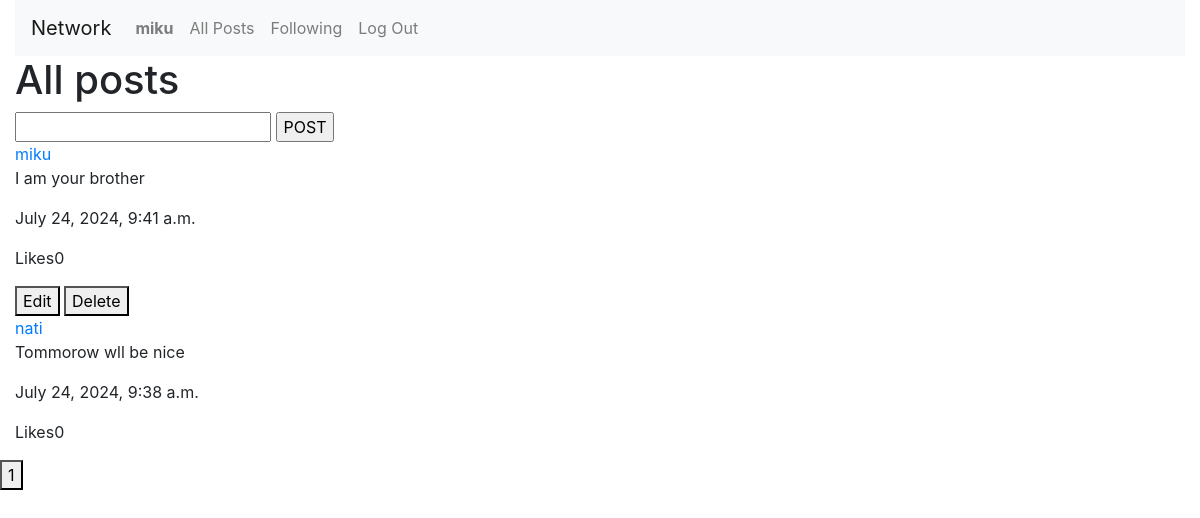
Screenshot of / (signed in) with the database file from the repository.
### network/models.py (models this page shows)
class User(AbstractUser):
    pass

class Publish(models.Model):
    user = models.ForeignKey(User, on_delete=models.CASCADE, related_name="userPublish")
    content = models.TextField()
    time = models.DateTimeField(auto_now_add=True)
    likes = models.IntegerField(default=0)

### network/views.py (the view)
# urls.py: path("", views.index, name="index"),
def index(request):
    published = Publish.objects.all().order_by('-time')
    if request.user.is_authenticated:
        if Profile.objects.filter(user=request.user).exists():
           request.session['profileSet'] = Profile.objects.get(user=request.user).profileSet
        else:
           return HttpResponseRedirect(reverse("profile"))
        if request.session['profileSet']:
            return render(request, "network/index.html",{
                'published':published
            })
        else:
            return HttpResponseRedirect(reverse("profile"))
    return render(request, "network/index.html",{
        'published':published
    })

### network/templates/network/index.html (shortened to what this page needs)
{% extends "network/layout.html" %}
{% load static %}
{% block body %}
    <h1>
        All posts
    </h1>
    <form id="createpost" method = "post" action = "{% url 'publish' %}">
        <input type="text" name = "content">
        <input type="submit"  value="POST">
    </form>
    {% for publish in published %}
        <div class="published">
            <a href="#" class = "postuser">{{publish.user}}</a>
            <p class = "content">{{publish.content}}</p>
            <p class = "time">{{publish.time}}</p>
            <p class ="like">Likes{{publish.likes}}</p>
            {% if request.user.username == publish.user.username %}
                <button class="edit" data-postid = "{{publish.id}}">Edit</button>
                <button class="delete" data-postid = "{{publish.id}}">Delete</button>
            {%endif%}
        </div>
        {%empty%}
        <h1>No posts</h1>
    {% endfor %}
{% endblock %}

### network/templates/network/layout.html (shortened to what this page needs)
{% load static %}
<!DOCTYPE html>
<html lang="en">
    <head>
        <link rel="stylesheet" href="https://stackpath.bootstrapcdn.com/bootstrap/4.4.1/css/bootstrap.min.css">
        <link href="{% static 'network/styles.css' %}" rel="stylesheet">
    </head>
    <body>
        <div class="container-fluid">
            <nav class="navbar navbar-expand-lg navbar-light bg-light">
                <a class="navbar-brand" href="#">Network</a>
                <div>
                  <ul class="navbar-nav mr-auto">
                    {% if user.is_authenticated %}
                        <li class="nav-item">
                            <a class="nav-link" href="#"><strong>{{ user.username }}</strong></a>
                        </li>
                    {% endif %}
                    <li class="nav-item">
                      <a class="nav-link" href="{% url 'index' %}">All Posts</a>
                    </li>
                    {% if user.is_authenticated %}
                        <li class="nav-item">
                            <a class="nav-link" href="#" id = "followingPage">Following</a>
                        </li>
                        <li class="nav-item">
                            <a class="nav-link" href="{% url 'logout' %}">Log Out</a>
                        </li>
                    {% endif %}
                  </ul>
                </div>
              </nav>
              <div class="body">
                {% block body %}
                {% endblock %}
            </div>
        </div>
    </body>
</html>

### rows the page displays
User: username "miku"
Publish: user "miku", content "I am your brother", time "July 24, 2024, 9:41 a.m.", likes "0"
Publish: user "nati", content "Tommorow wll be nice", time "July 24, 2024, 9:38 a.m.", likes "0"
